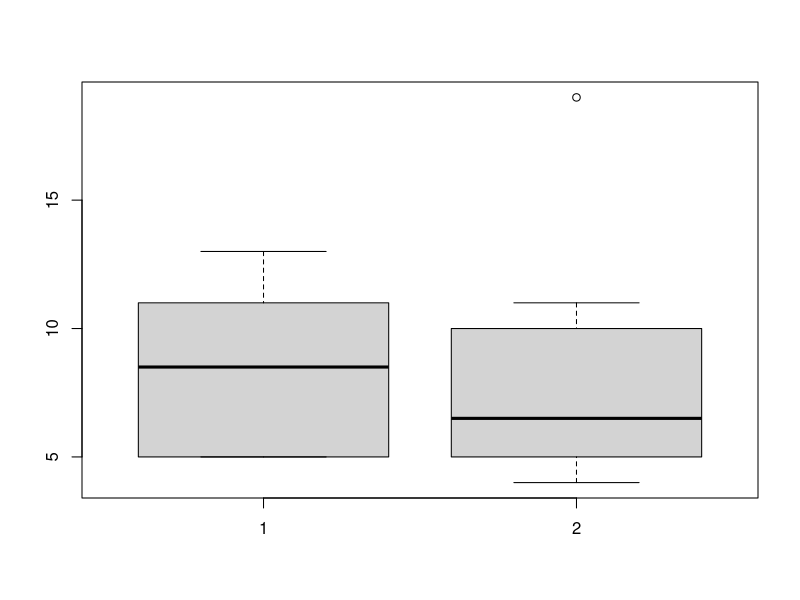
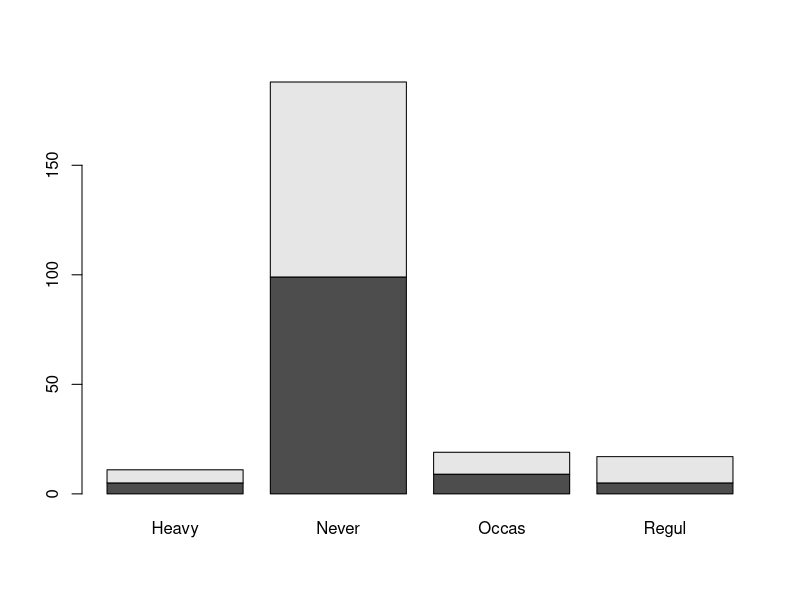
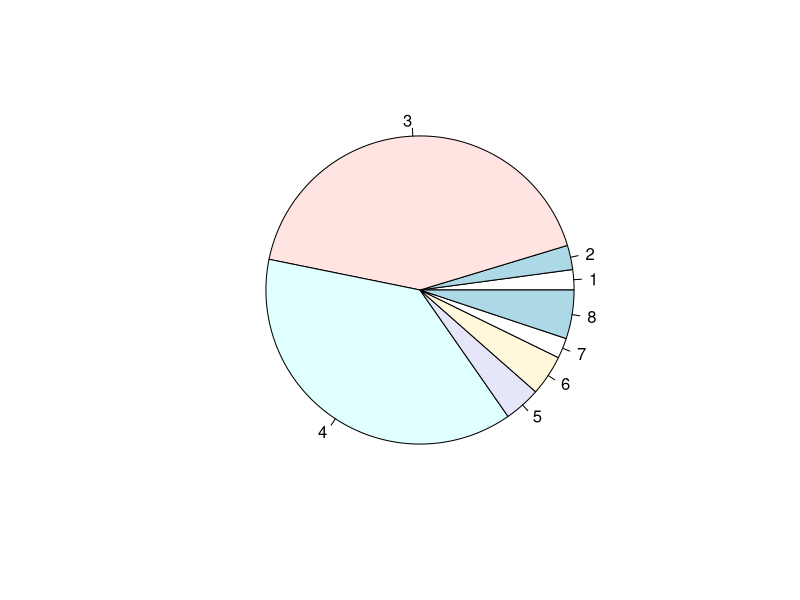
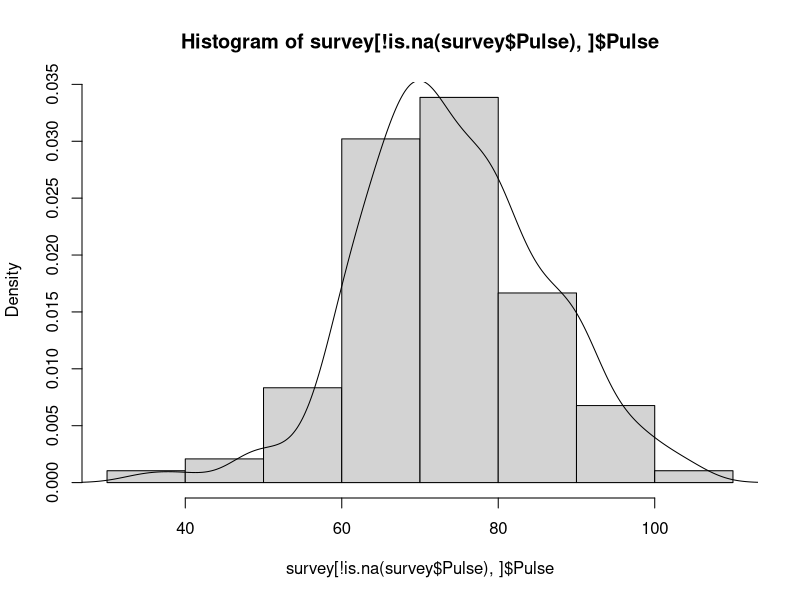
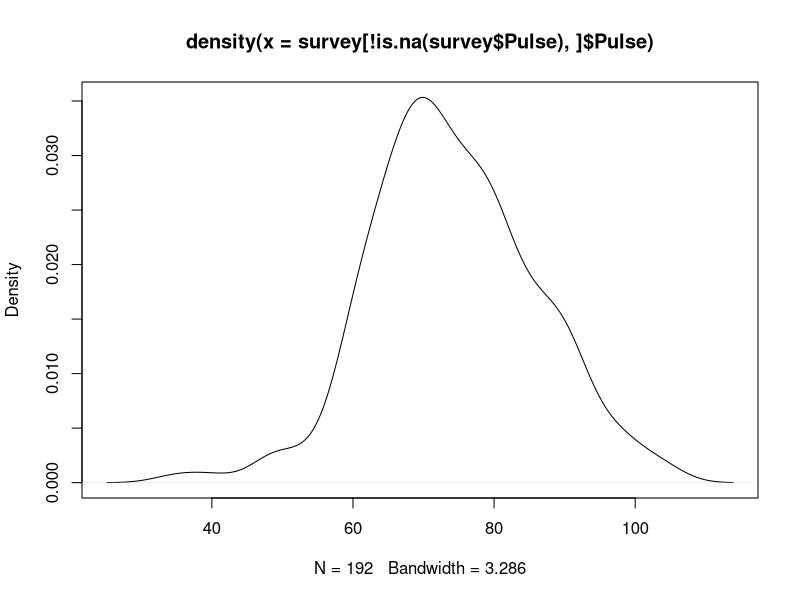
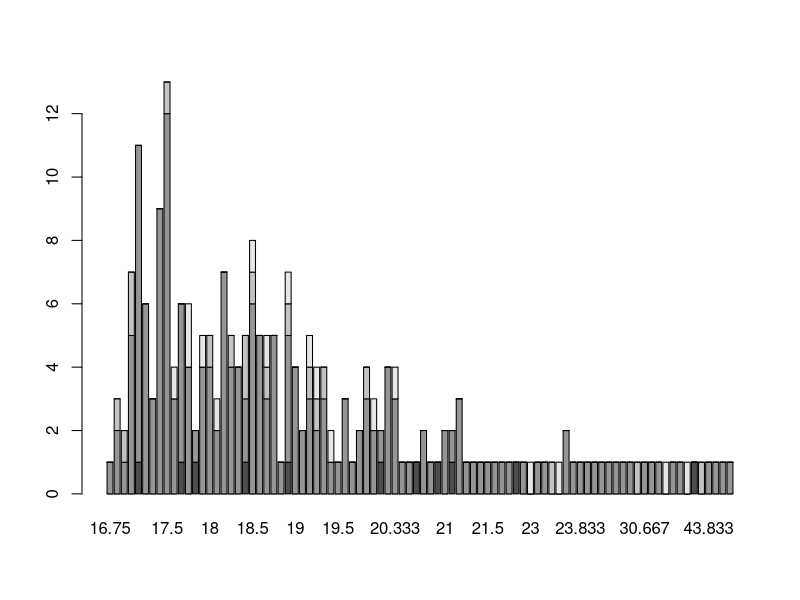

Write R code to recreate these figures, in order.
#week2
#Data structures
#Factorization with factor()

#Example:
data = c(1,2,2,3,1,2,3,3,1,2,3,3,1)
fdata = factor(data)
#Converting:
rdata = factor(data,labels=c("I","II","III"))
levels(fdata) = c('I','II','III')

mons = c("March","April","January","November","January",
            "September","October","September","November","August",
            "January","November","November","February","May","August",
            "July","December","August","August","September","November",
            "February","April")
mons = factor(mons)
Tab=table(mons)
is(Tab)
is(mons)


mons = factor(mons,levels=c("January","February","March",
                               "April","May","June","July","August","September",
                               "October","November","December"),ordered=TRUE)
mons[1] < mons[2]
table(mons)


fert = c(10,20,20,50,10,20,10,50,20)
fert = factor(fert,levels=c(10,20,50),ordered=TRUE)
mean(as.numeric(levels(fert)[fert]))
t=table(mons)
prop.table(t)

#Lists - a data structure that can contain in itself structures of any type.
mylist <- list (a = 1:5, b = "Hi There", c = function(x) x * sin(x))
mylist
mylist[[6]] = c(2,3,4,4,3)
mylist
mylist[[2]][1] 
unlist(mylist)


#Data frames - a list in which all the vectors are of the same size.
n = c(2, 3, 5)
s = c("aa", "bb", "cc")
b = c(TRUE, FALSE, TRUE)
df = data.frame(n, s, b)
df
head(df)
tail(df)


#Input and output
#Input - libraries, datasets with data(), .dat, .txt, .csv, .xlsx ..., SQL, Hadoop, .Rdata
#read functions - scan(), read.table(), read.csv(), ...
#write.table() ...


#Descriptive statistics and graphical representation
#plot(), barplot(), pie(), histogram(), boxplot()
x = c(5, 5, 5, 13, 7, 11, 11, 9, 8, 9)
y = c(11, 8, 4, 5, 9, 5, 10, 5, 4, 19)
boxplot(x,y)


#task1
#1.1
x = list(1, 2, 3, 4)
x2 = list(1:4)
x; x2
#1.2
x = list(1, 2, 3, 4)
x[1]
x[[1]]
  

#task2
data.frame(mtcars)
names(mtcars)
is.data.frame(mtcars)
mtcars[mtcars$cyl==8,] 
#2.1
mean(mtcars[mtcars$gear==5,]$mpg)
median(mtcars[mtcars$gear==5,]$mpg)

  
#task3 MASS package
#3.1
install.packages("MASS")
library("MASS")
data(survey)
head(survey)
attach(survey)
factor(Sex)
factor(Smoke)
factor(Pulse)
table(survey$Sex, survey$Smoke)
#3.1
barplot(table(survey$Sex, survey$Smoke))
names(survey)
#3.2
pie(table(survey$Sex, survey$Smoke))
#3.3
hist(survey[!is.na(survey$Pulse),]$Pulse, probability = TRUE)
t=survey[!is.na(survey$Pulse), ]$Pulse
lines(density(t))
plot(density(survey[!is.na(survey$Pulse),]$Pulse))
#3.4
head(survey)
table(survey$Smoke, survey$Age)
barplot(table(survey$Smoke, survey$Age))
